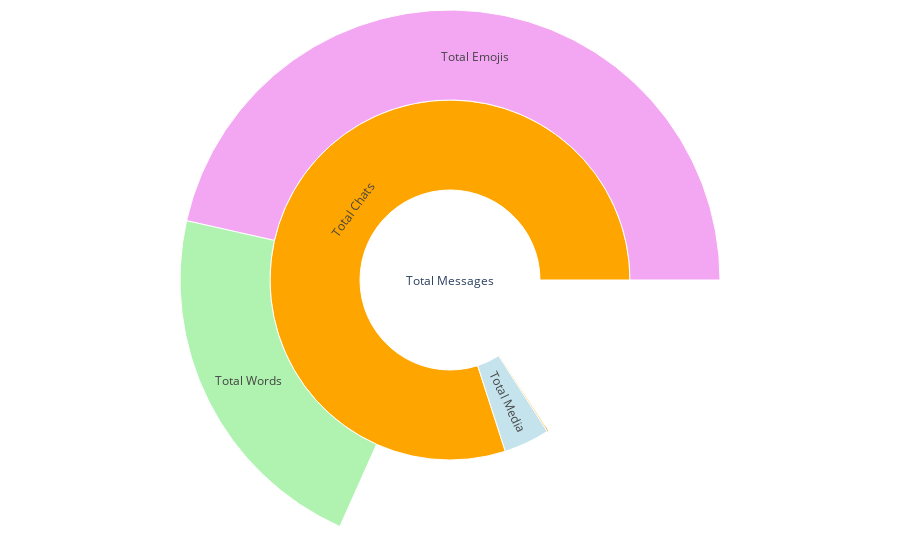

Notebook code for this chart:
### Code cell
colors = [
    "White", "orange", "lightblue", "orange", "lightgreen", "violet",
    "orange", "lightpink", "lightyellow", "lightgray"
]
fig = go.Figure(go.Sunburst(
    labels=["Total Messages", 'Total Chats', 'Total Media', 'Total Links', 'Total Words', 'Total Emojis'],
    parents=[""] + ['Total Messages'] * 3 + ['Total Chats'] * 2,
    values=[total_messages, total_chats, total_media, total_links, total_words, total_emojis],
    marker=dict(colors=colors)
))

# Update layout for tight margins
fig.update_layout(margin=dict(t=10, l=10, r=10, b=10))

### Figure 1 — Plotly figure (JSON) as saved in the notebook; plotly's stock layout.template omitted (floating-point values rounded to 4 significant figures)
{"data": [{"labels": ["Total Messages", "Total Chats", "Total Media", "Total Links", "Total Words", "Total Emojis"], "marker": {"colors": ["White", "orange", "lightblue", "orange", "lightgreen", "violet", "orange", "lightpink", "lightyellow", "lightgray"]}, "parents": ["", "Total Messages", "Total Messages", "Total Messages", "Total Chats", "Total Chats"], "type": "sunburst", "values": [2966, 2191, 775, 24, 4105, 8735]}], "layout": {"margin": {"b": 10, "l": 10, "r": 10, "t": 10}}}
